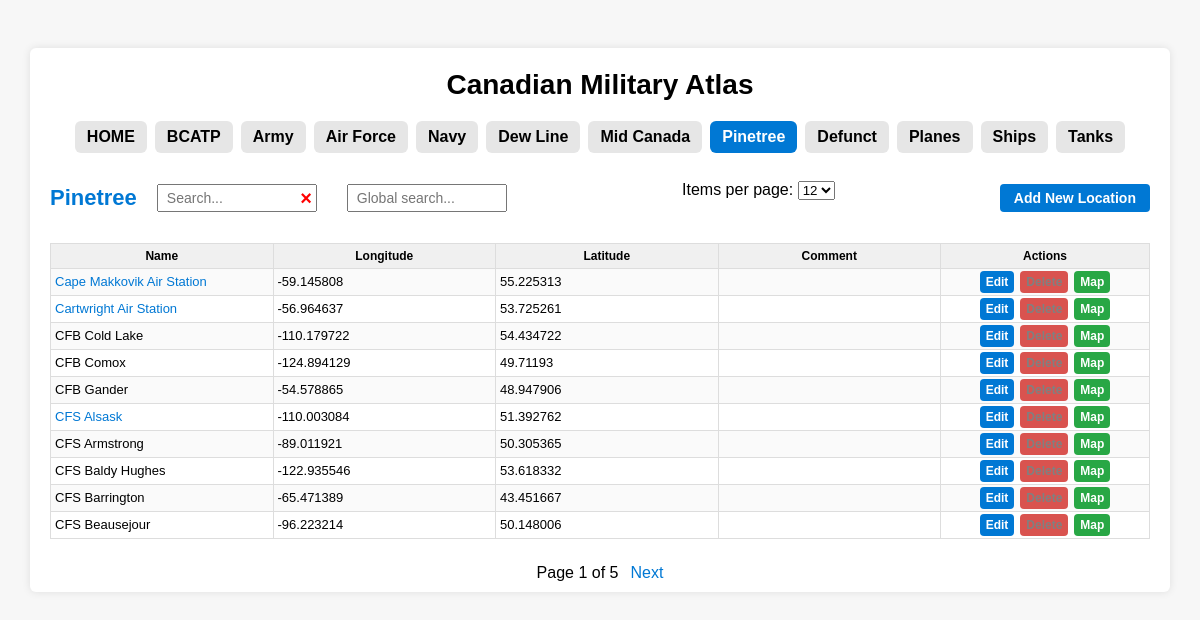
The app's page /pinetree with its own data.
### models.py (models this page shows)
class Pinetree(db.Model):
    id = db.Column(db.Integer, primary_key=True)
    name = db.Column(db.String(200))
    longitude = db.Column(db.Float)
    latitude = db.Column(db.Float)
    comment = db.Column(db.String(500))
    wiki = db.Column(db.String(500))

### app.py (the view)
@app.route("/pinetree")
def pinetree():
    page = request.args.get("page", 1, type=int)
    per_page = request.args.get("per_page", 10, type=int)
    starts = request.args.get("starts", "").strip()
    query = Pinetree.query
    if starts:
        query = query.filter(Pinetree.name.ilike(f"%{starts}%"))
    if per_page == 0:
        rows = query.order_by(Pinetree.name).all()
        total_pages = 1
        pagination = None
    else:
        pagination = db.paginate(
            query.order_by(Pinetree.name), page=page, per_page=per_page
        )
        rows = pagination
        total_pages = pagination.pages
    return render_template(
        "pinetree.html",
        rows=rows,
        active_tab="pinetree",
        starts=starts,
        per_page=per_page,
        total_pages=total_pages,
        pagination=pagination,
    )

### templates/pinetree.html (shortened to what this page needs)
﻿{% extends "base.html" %}
{% block content %}
<div class="page-header">
    <div class="header-left">
        <h1>
            <a href="https://en.wikipedia.org/wiki/Pinetree_Line"
               target="_blank"
               class="title-link">
                Pinetree
            </a>
        </h1>
        <div class="search-wrapper">
            <input type="text"
                   id="searchBox"
                   class="search-box"
                   placeholder="Search..."
                   value="{{ starts }}"
                   onkeyup="searchByLetter()">
            <span class="clear-btn" onclick="clearSearch()">&times;</span>
        </div>
        <input id="globalSearchBox"
               type="text"
               class="global-search-box"
               placeholder="Global search..."
               onkeyup="globalSearch()">
    </div>
    <form method="get" id="perPageForm" style="margin-bottom: 15px;">
        <label for="per_page">Items per page:</label>
        <select name="per_page" id="per_page" onchange="this.form.submit()">
            <option value="12" {% if per_page == 12 %}selected{% endif %}>12</option>
        </select>
    </form>
    <button class="add-btn" onclick="openAddModal('pinetree')">Add New Location</button>
</div>
<table>
    <tr>
        <th class="name">Name</th>
        <th class="lon">Longitude</th>
        <th class="lat">Latitude</th>
        <th>Comment</th>
        <th class="actions">Actions</th>
    </tr>
    {% set data = rows.items if pagination else rows %}
    {% for row in data %}
    <tr id="row-{{ row.id }}">
        <td class="name">
            {% if row.wiki %}
            <a href="{{ row.wiki }}" target="_blank">{{ row.name }}</a>
            {% else %}
            {{ row.name }}
            {% endif %}
        </td>
        <td class="lon">{{ row.longitude }}</td>
        <td class="lat">{{ row.latitude }}</td>
        <td>{{ row.comment }}</td>
        <td class="actions">
            <div class="action-buttons">
                <a href="#"
                   class="action-btn edit-btn"
                   onclick="openEditModal('/pinetree/edit/{{ row.id }}'); return false;">
                    Edit
                </a>
                <a href="#"
                   class="action-btn delete-btn disabled"
                   onclick="confirmDelete('/delete/pinetree/{{ row.id }}'); return false;">
                </a>
                <a href="#"
                   class="action-btn map-btn"
                   onclick="openMap('{{ row.latitude }}', '{{ row.longitude }}'); return false;">
                    Map
                </a>
            </div>
        </td>
    </tr>
    {% endfor %}
</table>
{% if pagination %}
<div class="pagination">
    <span>Page {{ pagination.page }} of {{ total_pages }}</span>
    {% if pagination.has_next %}
    <a href="?page={{ pagination.next_num }}&per_page={{ per_page }}&starts={{ starts }}">Next</a>
    {% endif %}
</div>
{% endif %}
{% endblock %}

### templates/base.html (style rules this page uses)
body { font-family: Arial, sans-serif; background: #f7f7f7; margin: 0; padding: 20px; }
h1 { font-size: 22px; margin-bottom: 10px; }
.page-header { display: flex; align-items: center; justify-content: space-between; height: 90px; }
.header-left { display: flex; align-items: center; gap: 20px; }
.page-header h1 { margin: 0; font-weight: 600; white-space: nowrap; }
.search-wrapper { position: relative; display: inline-block; }
.search-box, .global-search-box { width: 160px; padding: 4px 30px 4px 8px; font-size: 14px; height: 28px; box-sizing: border-box; margin-right: 10px; }
.clear-btn { position: absolute; right: 15px; top: 50%; transform: translateY(-50%); font-size: 20px; color: red; cursor: pointer; user-select: none; font-weight: 900; line-height: 1; }
table { width: 100%; border-collapse: collapse; table-layout: fixed; word-wrap: break-word; margin-bottom: 20px; }
th, td { border: 1px solid #ddd; padding: 2px 4px; font-size: 13px; line-height: 1.5; }
th { background: #f0f0f0; font-size: 12px; font-weight: 600; padding: 3px 4px; }
tr:nth-child(even) { background: #fafafa; }
th.actions, td.actions { width: 200px; text-align: center; }
.action-buttons { display: flex; justify-content: center; gap: 6px; }
.action-buttons .action-btn { padding: 2px 6px; font-size: 12px; }
.add-btn, .edit-btn, .delete-btn, .map-btn { padding: 6px 14px; border-radius: 4px; font-size: 14px; font-weight: bold; cursor: pointer; border: none; }
.add-btn { background: #0078d4; color: white; }
.edit-btn { background: #0078d4; color: white; }
.delete-btn { background: #d9534f; color: white; }
.map-btn { background: #28a745; color: white; }
a { color: #0078d4; text-decoration: none; }
.pagination { width: 100%; display: flex; justify-content: center; align-items: center; margin-top: 25px; gap: 12px; }
.action-btn.disabled { pointer-events: none; color: gray; cursor: default; }

### records on screen
Pinetree: name "Cape Makkovik Air Station", longitude "-59.145808", latitude "55.225313"
Pinetree: name "Cartwright Air Station", longitude "-56.964637", latitude "53.725261"
Pinetree: name "CFB Cold Lake", longitude "-110.179722", latitude "54.434722"
Pinetree: name "CFB Comox", longitude "-124.894129", latitude "49.71193"
Pinetree: name "CFB Gander", longitude "-54.578865", latitude "48.947906"
Pinetree: name "CFS Alsask", longitude "-110.003084", latitude "51.392762"
Pinetree: name "CFS Armstrong", longitude "-89.011921", latitude "50.305365"
Pinetree: name "CFS Baldy Hughes", longitude "-122.935546", latitude "53.618332"
Pinetree: name "CFS Barrington", longitude "-65.471389", latitude "43.451667"
Pinetree: name "CFS Beausejour", longitude "-96.223214", latitude "50.148006"

### other values on screen
{{ pagination.page }} "1"
{{ total_pages }} "5"
